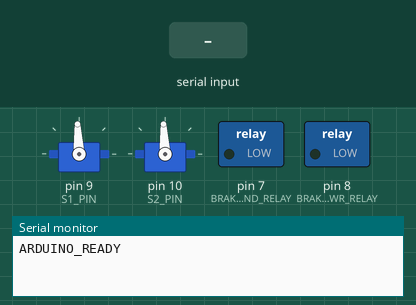
This sketch was run on a simulated Arduino Mega 2560, built with avr-gcc and run on an emulated ATmega2560. Shown: 2 × servo, switched loads named in the sketch (green lamp = pin HIGH), the last lines printed to the serial monitor. Inputs (shaded band) come from the test bench.

Above: at 1.2 s.
1.3 s: "BRAKE_RELEASE\n" received over Serial
At 1.42 s:
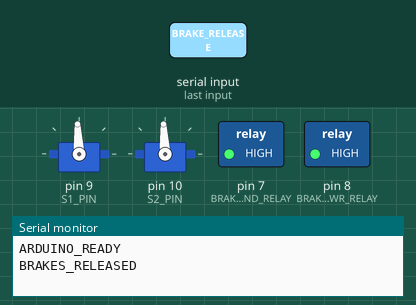
3.0 s: byte 10 ('\n') received over Serial
4.5 s: "90,45\n" received over Serial
Timing chart, 0 to 7.5 s (numbered marks = the images above; inputs shaded):
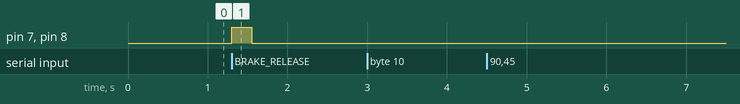

Measured:
- after the input at 1.3 s, pin 7 (BRAKE_GND_RELAY), pin 8 (BRAKE_PWR_RELAY): LOW → HIGH at once, → LOW 0.25 s later

The sketch:

arduino_drive2.ino
```cpp
#include <Servo.h>

Servo motorS1;
Servo motorS2;

// Arduino Mega connections
const int S1_PIN = 9;    // Right motors
const int S2_PIN = 10;   // Left motors

const int BRAKE_GND_RELAY = 7;
const int BRAKE_PWR_RELAY = 8;

const int NEUTRAL = 1500;
const int MAX_OFFSET = 500; // 30% command range

const unsigned long FAILSAFE_MS = 250;

unsigned long lastCommand = 0;
bool brakesReleased = false;

char input[40];
int inputIndex = 0;

void stopMotors() {
  motorS1.writeMicroseconds(NEUTRAL);
  motorS2.writeMicroseconds(NEUTRAL);
}

void engageBrakes() {
  stopMotors();

  digitalWrite(BRAKE_GND_RELAY, LOW);
  digitalWrite(BRAKE_PWR_RELAY, LOW);

  brakesReleased = false;
  Serial.println("BRAKES_ENGAGED");
}

void releaseBrakes() {
  stopMotors();

  digitalWrite(BRAKE_GND_RELAY, HIGH);
  digitalWrite(BRAKE_PWR_RELAY, HIGH);

  brakesReleased = true;
  Serial.println("BRAKES_RELEASED");
}

void processCommand(char *command) {

  if (strcmp(command, "BRAKE_RELEASE") == 0) {
    releaseBrakes();
    lastCommand = millis();
    return;
  }

  if (strcmp(command, "BRAKE_ENGAGE") == 0) {
    engageBrakes();
    lastCommand = millis();
    return;
  }

  int left, right;
  char extra;

  // Reject malformed commands
  if (sscanf(command, "%d,%d%c",
             &left, &right, &extra) != 2) {
    Serial.println("INVALID_COMMAND");
    return;
  }

  left = constrain(left, -100, 100);
  right = constrain(right, -100, 100);

  int s1Pulse = NEUTRAL;
  int s2Pulse = NEUTRAL;

  if (brakesReleased) {
    s1Pulse = NEUTRAL - right * MAX_OFFSET / 100;
    s2Pulse = NEUTRAL - left * MAX_OFFSET / 100;
  }

  motorS1.writeMicroseconds(s1Pulse);
  motorS2.writeMicroseconds(s2Pulse);

  lastCommand = millis();

  Serial.print("LEFT=");
  Serial.print(left);
  Serial.print(" RIGHT=");
  Serial.print(right);
  Serial.print(" S1=");
  Serial.print(s1Pulse);
  Serial.print(" S2=");
  Serial.println(s2Pulse);
}

void setup() {
  // Set relay output levels before enabling pins
  digitalWrite(BRAKE_GND_RELAY, LOW);
  digitalWrite(BRAKE_PWR_RELAY, LOW);

  pinMode(BRAKE_GND_RELAY, OUTPUT);
  pinMode(BRAKE_PWR_RELAY, OUTPUT);

  motorS1.attach(S1_PIN);
  motorS2.attach(S2_PIN);

  stopMotors();

  Serial.begin(115200);
  lastCommand = millis();

  Serial.println("ARDUINO_READY");
}

void loop() {

  while (Serial.available() > 0) {
    char c = Serial.read();

    if (c == '\n') {
      input[inputIndex] = '\0';
      processCommand(input);
      inputIndex = 0;
    }
    else if (c != '\r') {
      if (inputIndex < sizeof(input) - 1) {
        input[inputIndex++] = c;
      } else {
        inputIndex = 0;
        Serial.println("INPUT_OVERFLOW");
      }
    }
  }

  if (millis() - lastCommand > FAILSAFE_MS) {
    if (brakesReleased) {
      engageBrakes();
    } else {
      stopMotors();
    }
  }
}
```
